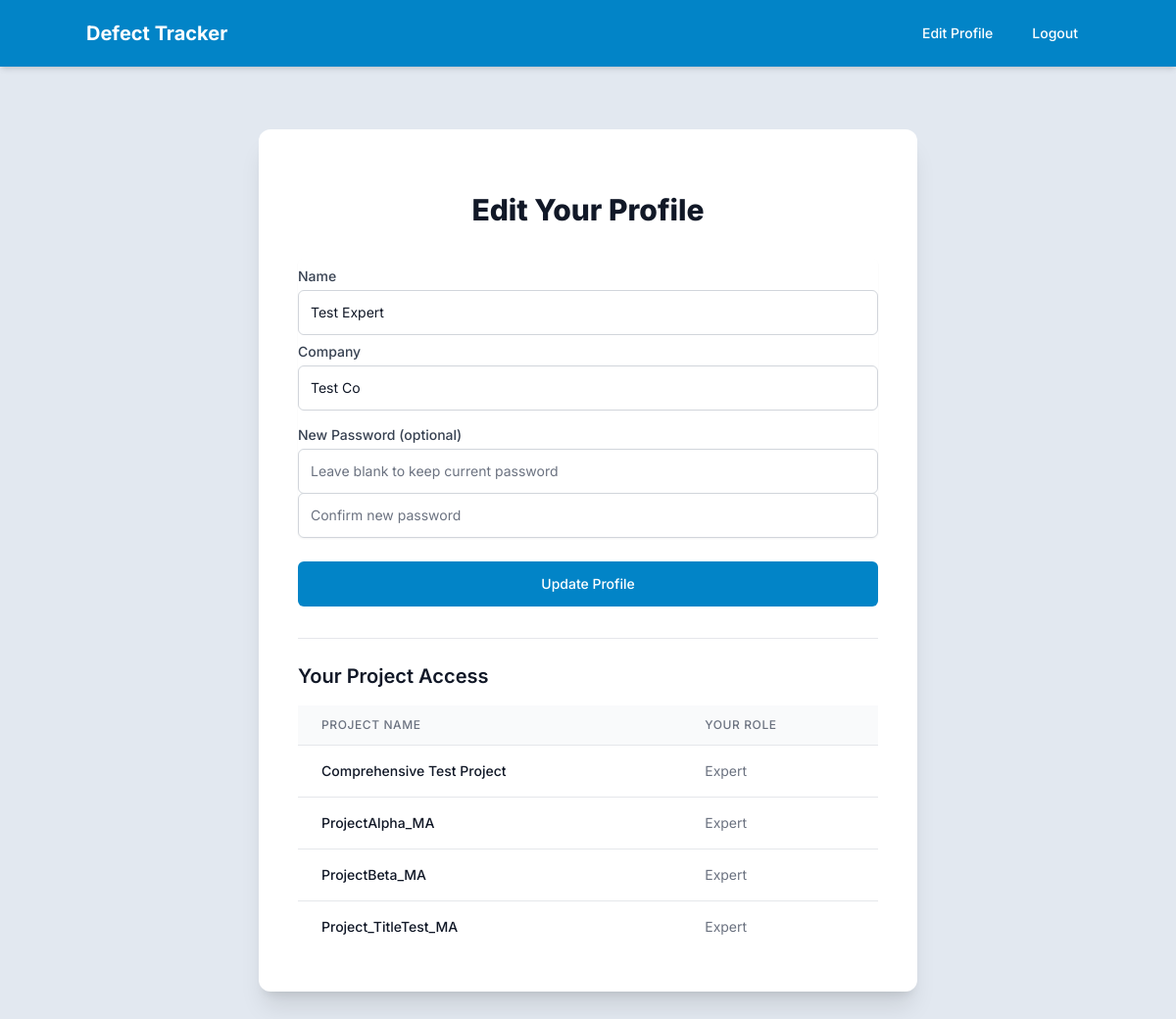
Screenshot of /edit_profile (signed in) with the database file from the repository.
### app.py (models this page shows)
class User(UserMixin, db.Model):
    __tablename__ = 'users'
    id = db.Column(db.Integer, primary_key=True)
    username = db.Column(db.String(255), unique=True, nullable=False)
    email = db.Column(db.String(255), unique=True, nullable=True)
    password = db.Column(db.String(255), nullable=False)
    role = db.Column(db.String(50), nullable=False)
    status = db.Column(db.String(50), nullable=False, default='pending_activation')
    name = db.Column(db.String(255), nullable=False, server_default="N/A")
    company = db.Column(db.String(255), nullable=False, server_default="N/A")
    projects = db.relationship('ProjectAccess', back_populates='user', cascade='all, delete-orphan')

class ProjectAccess(db.Model):
    __tablename__ = 'project_access'
    id = db.Column(db.Integer, primary_key=True)
    user_id = db.Column(db.Integer, db.ForeignKey('users.id'), nullable=False)
    project_id = db.Column(db.Integer, db.ForeignKey('projects.id'), nullable=False)
    role = db.Column(db.String(50), nullable=False)
    user = db.relationship('User', back_populates='projects')
    project = db.relationship('Project')

class Project(db.Model):
    __tablename__ = 'projects'
    id = db.Column(db.Integer, primary_key=True)
    name = db.Column(db.String(255))
    defects = db.relationship('Defect', back_populates='project', cascade='all, delete-orphan')
    checklists = db.relationship('Checklist', back_populates='project', cascade='all, delete-orphan')
    accesses = db.relationship('ProjectAccess', back_populates='project', cascade='all, delete-orphan')
    drawings = db.relationship('Drawing', back_populates='project', cascade='all, delete-orphan')

### app.py (the view, shortened to what this page needs)
@app.route('/edit_profile', methods=['GET', 'POST'])
@login_required
def edit_profile():
    project_accesses = [
        pa for pa in current_user.projects
        if pa.project and pa.project.name
    ]
    return render_template('edit_profile.html',
                           user=current_user,
                           name=current_user.name,
                           company=current_user.company,
                           project_accesses=project_accesses)

### app.py (called while the page is built)
@login_manager.user_loader
def load_user(user_id):
    return db.session.get(User, int(user_id))

@app.context_processor
def utility_processor():
    def get_absolute_static_path_for_template(relative_path):
        if not relative_path:
            return None
        if ".." in relative_path:
            logger.warning(f"Potential path traversal attempt in get_absolute_static_path: {relative_path}")
            return None # Or raise an error, or return a placeholder
        absolute_path = os.path.normpath(os.path.join(app.static_folder, relative_path.lstrip('/\\')))
        if os.path.commonprefix([absolute_path, app.static_folder]) != app.static_folder:
            logger.warning(f"Path {absolute_path} resolved outside static folder from relative path {relative_path}")
            return None # Or some placeholder
        return absolute_path
    return dict(get_absolute_static_path=get_absolute_static_path_for_template)

@app.context_processor
def inject_accessible_projects():
    if current_user.is_authenticated:
        accessible_project_objects = []
        project_accesses = ProjectAccess.query.filter_by(user_id=current_user.id).all()
        project_ids = [access.project_id for access in project_accesses]
        if project_ids:
            accessible_project_objects = Project.query.filter(Project.id.in_(project_ids)).order_by(Project.name).all()
        return dict(accessible_projects=accessible_project_objects)
    return dict(accessible_projects=[])

### templates/edit_profile.html (shortened to what this page needs)
{% extends "layout.html" %}
{% block content %}
<div class="min-h-[calc(100vh-12rem)] flex flex-col items-center justify-center py-12 px-4 sm:px-6 lg:px-8">
    <div class="max-w-2xl w-full space-y-8 bg-white p-8 sm:p-10 shadow-xl rounded-xl">
        <div>
            <h2 class="mt-6 text-center text-3xl font-extrabold text-gray-900">
                Edit Your Profile
            </h2>
        </div>
        <form method="POST" class="mt-8 space-y-6">
            <div class="rounded-md shadow-sm -space-y-px">
                <div>
                    <label for="name" class="block text-sm font-medium text-gray-700 pt-2 pb-1">Name</label>
                    <input type="text" id="name" name="name" value="{{ name or '' }}" required
                           class="appearance-none rounded-md relative block w-full px-3 py-3 border border-gray-300 placeholder-gray-500 text-gray-900 focus:outline-none focus:ring-primary focus:border-primary focus:z-10 sm:text-sm">
                </div>
                <div>
                    <label for="company" class="block text-sm font-medium text-gray-700 pt-2 pb-1">Company</label>
                    <input type="text" id="company" name="company" value="{{ company or '' }}" required
                           class="appearance-none rounded-md relative block w-full px-3 py-3 border border-gray-300 placeholder-gray-500 text-gray-900 focus:outline-none focus:ring-primary focus:border-primary focus:z-10 sm:text-sm">
                </div>
                <div class="pt-4">
                    <label for="new_password" class="block text-sm font-medium text-gray-700 pb-1">New Password (optional)</label>
                    <input type="password" id="new_password" name="new_password" placeholder="Leave blank to keep current password"
                           class="appearance-none rounded-md relative block w-full px-3 py-3 border border-gray-300 placeholder-gray-500 text-gray-900 focus:outline-none focus:ring-primary focus:border-primary focus:z-10 sm:text-sm">
                </div>
                <div>
                    <input type="password" id="confirm_new_password" name="confirm_new_password" placeholder="Confirm new password"
                           class="appearance-none rounded-md relative block w-full px-3 py-3 border border-gray-300 placeholder-gray-500 text-gray-900 focus:outline-none focus:ring-primary focus:border-primary focus:z-10 sm:text-sm">
                </div>
            </div>
            <div>
                <button type="submit"
                        class="group relative w-full flex justify-center py-3 px-4 border border-transparent text-sm font-medium rounded-md text-white bg-primary hover:bg-primary-hover focus:outline-none focus:ring-2 focus:ring-offset-2 focus:ring-primary">
                    Update Profile
                </button>
            </div>
        </form>
        <div class="mt-10 pt-6 border-t border-gray-200">
            <h3 class="text-xl font-semibold text-gray-900 mb-4">
                Your Project Access
            </h3>
            {% if project_accesses and project_accesses|length > 0 %}
                <div class="overflow-x-auto">
                    <table class="min-w-full divide-y divide-gray-200">
                        <thead class="bg-gray-50">
                            <tr>
                                <th scope="col" class="px-6 py-3 text-left text-xs font-medium text-gray-500 uppercase tracking-wider">
                                    Project Name
                                </th>
                                <th scope="col" class="px-6 py-3 text-left text-xs font-medium text-gray-500 uppercase tracking-wider">
                                    Your Role
                                </th>
                            </tr>
                        </thead>
                        <tbody class="bg-white divide-y divide-gray-200">
                            {% for pa in project_accesses %}
                            <tr>
                                <td class="px-6 py-4 whitespace-nowrap text-sm font-medium text-gray-900">
                                    {{ pa.project.name }}
                                </td>
                                <td class="px-6 py-4 whitespace-nowrap text-sm text-gray-500">
                                    {{ pa.role|capitalize }}
                                </td>
                            </tr>
                            {% endfor %}
                        </tbody>
                    </table>
                </div>
            {% else %}
                <p class="text-sm text-gray-500">You do not have access to any projects yet.</p>
            {% endif %}
        </div>
    </div>
</div>
{% endblock %}

### templates/layout.html (style rules this page uses)
:root { --color-primary: #0284c7; --color-primary-hover: #0369a1; --color-secondary: #e2e8f0; --color-secondary-text: #1e293b; }
.bg-primary { background-color: var(--color-primary); }
.bg-secondary { background-color: var(--color-secondary); }
.text-secondary-text { color: var(--color-secondary-text); }

### rows the page displays
User: name "Test Expert", company "Test Co"
ProjectAccess: project.name "Comprehensive Test Project", role "Expert"
ProjectAccess: project.name "ProjectAlpha_MA", role "Expert"
ProjectAccess: project.name "ProjectBeta_MA", role "Expert"
ProjectAccess: project.name "Project_TitleTest_MA", role "Expert"
